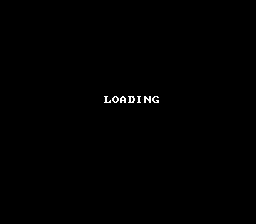

A level layout from a 2D game, rendered from its tile map. Below: a short description, then the map file with its tile-grid data intact:
An orthogonal 32x28 tile map with 8x8 px tiles, 1 tile layer (Tile Layer 1).

<map version="1.9" tiledversion="1.9.2" orientation="orthogonal" renderorder="right-down" width="32" height="28" tilewidth="8" tileheight="8" infinite="0" nextlayerid="2" nextobjectid="1">
 <tileset firstgid="1" source="Menu.tsx" />
 <layer id="1" name="Tile Layer 1" width="32" height="28">
  <data encoding="csv">
33,33,33,33,33,33,33,33,33,33,33,33,33,33,33,33,33,33,33,33,33,33,33,33,33,33,33,33,33,33,33,33,
33,33,33,33,33,33,33,33,33,33,33,33,33,33,33,33,33,33,33,33,33,33,33,33,33,33,33,33,33,33,33,33,
33,33,33,33,33,33,33,33,33,33,33,33,33,33,33,33,33,33,33,33,33,33,33,33,33,33,33,33,33,33,33,33,
33,33,33,33,33,33,33,33,33,33,33,33,33,33,33,33,33,33,33,33,33,33,33,33,33,33,33,33,33,33,33,33,
33,33,33,33,33,33,33,33,33,33,33,33,33,33,33,33,33,33,33,33,33,33,33,33,33,33,33,33,33,33,33,33,
33,33,33,33,33,33,33,33,33,33,33,33,33,33,33,33,33,33,33,33,33,33,33,33,33,33,33,33,33,33,33,33,
33,33,33,33,33,33,33,33,33,33,33,33,33,33,33,33,33,33,33,33,33,33,33,33,33,33,33,33,33,33,33,33,
33,33,33,33,33,33,33,33,33,33,33,33,33,33,33,33,33,33,33,33,33,33,33,33,33,33,33,33,33,33,33,33,
33,33,33,33,33,33,33,33,33,33,33,33,33,33,33,33,33,33,33,33,33,33,33,33,33,33,33,33,33,33,33,33,
33,33,33,33,33,33,33,33,33,33,33,33,33,33,33,33,33,33,33,33,33,33,33,33,33,33,33,33,33,33,33,33,
33,33,33,33,33,33,33,33,33,33,33,33,33,33,33,33,33,33,33,33,33,33,33,33,33,33,33,33,33,33,33,33,
33,33,33,33,33,33,33,33,33,33,33,33,33,33,33,33,33,33,33,33,33,33,33,33,33,33,33,33,33,33,33,33,
33,33,33,33,33,33,33,33,33,33,33,33,33,77,80,66,69,74,79,72,33,33,33,33,33,33,33,33,33,33,33,33,
33,33,33,33,33,33,33,33,33,33,33,33,33,33,33,33,33,33,33,33,33,33,33,33,33,33,33,33,33,33,33,33,
33,33,33,33,33,33,33,33,33,33,33,33,33,33,33,33,33,33,33,33,33,33,33,33,33,33,33,33,33,33,33,33,
33,33,33,33,33,33,33,33,33,33,33,33,33,33,33,33,33,33,33,33,33,33,33,33,33,33,33,33,33,33,33,33,
33,33,33,33,33,33,33,33,33,33,33,33,33,33,33,33,33,33,33,33,33,33,33,33,33,33,33,33,33,33,33,33,
33,33,33,33,33,33,33,33,33,33,33,33,33,33,33,33,33,33,33,33,33,33,33,33,33,33,33,33,33,33,33,33,
33,33,33,33,33,33,33,33,33,33,33,33,33,33,33,33,33,33,33,33,33,33,33,33,33,33,33,33,33,33,33,33,
33,33,33,33,33,33,33,33,33,33,33,33,33,33,33,33,33,33,33,33,33,33,33,33,33,33,33,33,33,33,33,33,
33,33,33,33,33,33,33,33,33,33,33,33,33,33,33,33,33,33,33,33,33,33,33,33,33,33,33,33,33,33,33,33,
33,33,33,33,33,33,33,33,33,33,33,33,33,33,33,33,33,33,33,33,33,33,33,33,33,33,33,33,33,33,33,33,
33,33,33,33,33,33,33,33,33,33,33,33,33,33,33,33,33,33,33,33,33,33,33,33,33,33,33,33,33,33,33,33,
33,33,33,33,33,33,33,33,33,33,33,33,33,33,33,33,33,33,33,33,33,33,33,33,33,33,33,33,33,33,33,33,
33,33,33,33,33,33,33,33,33,33,33,33,33,33,33,33,33,33,33,33,33,33,33,33,33,33,33,33,33,33,33,33,
33,33,33,33,33,33,33,33,33,33,33,33,33,33,33,33,33,33,33,33,33,33,33,33,33,33,33,33,33,33,33,33,
33,33,33,33,33,33,33,33,33,33,33,33,33,33,33,33,33,33,33,33,33,33,33,33,33,33,33,33,33,33,33,33,
33,33,33,33,33,33,33,33,33,33,33,33,33,33,33,33,33,33,33,33,33,33,33,33,33,33,33,33,33,33,33,33
</data>
 </layer>
</map>
